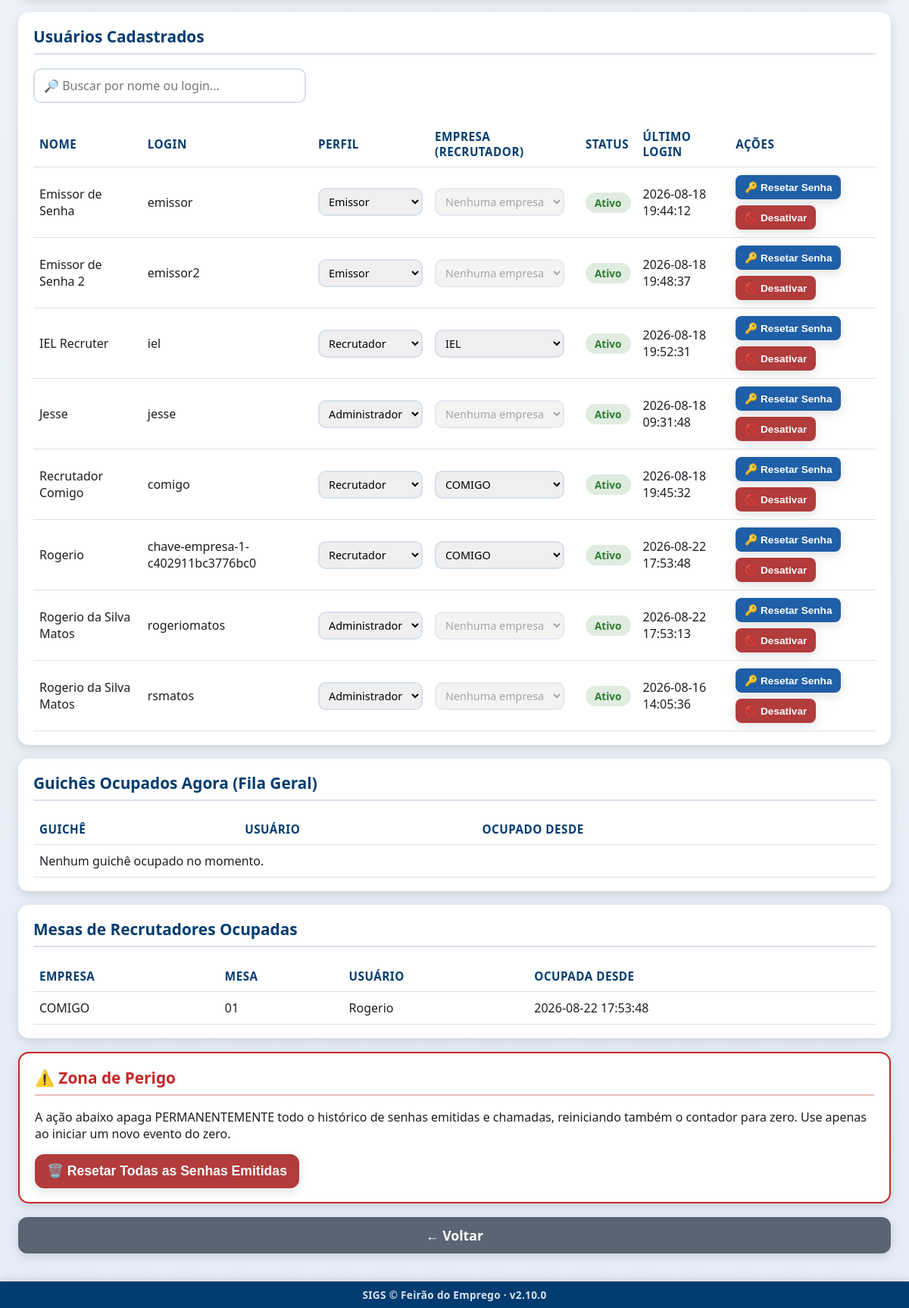
The page /admin/usuarios (signed in, lower part) on the database as committed earlier.
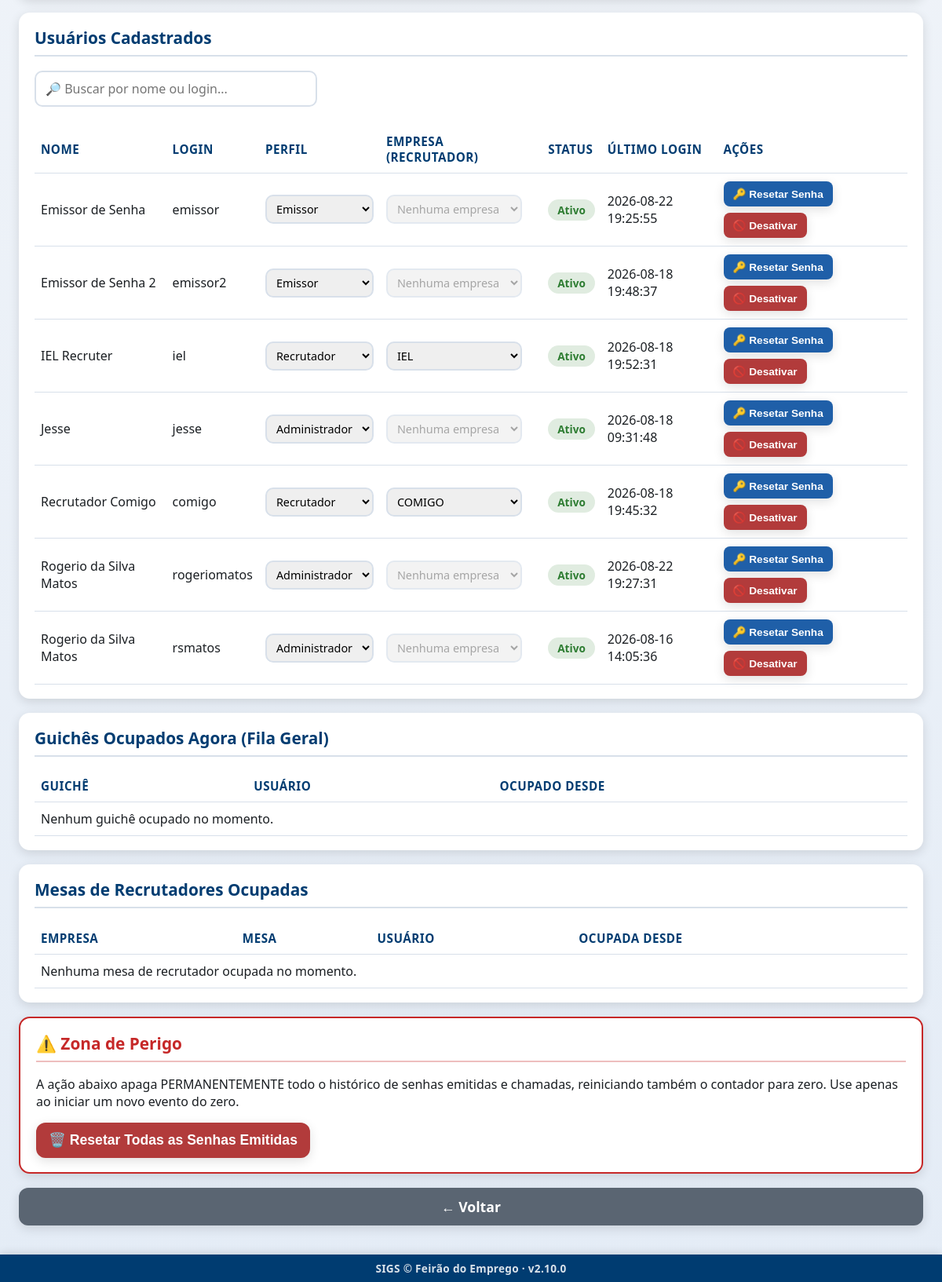
The same page on the database as committed later.
### tables this page shows
CREATE TABLE usuarios (
            id INTEGER PRIMARY KEY AUTOINCREMENT,
            nome_completo TEXT NOT NULL,
            login TEXT NOT NULL UNIQUE,
            senha_hash TEXT NOT NULL,
            perfil TEXT NOT NULL DEFAULT 'atendente',
            ativo INTEGER NOT NULL DEFAULT 1,
            data_criacao TEXT NOT NULL,
            ultimo_login TEXT
        , empresa_id INTEGER REFERENCES empresas (id), provisionado_por_chave INTEGER NOT NULL DEFAULT 0);

CREATE TABLE empresas (
                id INTEGER PRIMARY KEY AUTOINCREMENT,
                nome TEXT NOT NULL UNIQUE,
                ativa INTEGER NOT NULL DEFAULT 1,
                data_criacao TEXT NOT NULL
            , logo_path TEXT, cor_principal TEXT, contador_atual INTEGER NOT NULL DEFAULT 0, emissao_bloqueada_em TEXT, chave_acesso TEXT, fixa INTEGER NOT NULL DEFAULT 0);

CREATE TABLE guiches_empresa_ocupados (
                empresa_id INTEGER NOT NULL,
                guiche INTEGER NOT NULL,
                usuario_id INTEGER NOT NULL,
                usuario_nome TEXT NOT NULL,
                ocupado_desde TEXT NOT NULL,
                PRIMARY KEY (empresa_id, guiche),
                FOREIGN KEY (empresa_id) REFERENCES empresas (id),
                FOREIGN KEY (usuario_id) REFERENCES usuarios (id)
            );

### app.py (the view)
@app.route("/admin/usuarios")
@auth.login_required
@auth.admin_required
def usuarios_tela():
    usuarios = database.listar_usuarios()
    guiches_ocupados = database.listar_guiches_ocupados()
    guiches_empresa_ocupados = database.listar_guiches_empresa_ocupados()
    empresas = database.listar_empresas()
    return render_template(
        "usuarios.html",
        config=config_manager.obter_todas(),
        usuarios=usuarios,
        guiches_ocupados=guiches_ocupados,
        guiches_empresa_ocupados=guiches_empresa_ocupados,
        empresas=empresas,
    )

### app.py (called while the page is built)
@app.context_processor
def injetar_usuario_logado():
    usuario_sessao = auth.usuario_logado()
    identidade_empresa = None
    if usuario_sessao and usuario_sessao.get("perfil") == PerfilUsuario.RECRUTADOR:
        empresa_id = usuario_sessao.get("empresa_id")
        if empresa_id:
            empresa = database.obter_empresa_por_id(empresa_id)
            if empresa and (empresa.logo_path or empresa.cor_principal):
                identidade_empresa = {"logo_path": empresa.logo_path, "cor": empresa.cor_principal}
    return {
        "usuario_logado": usuario_sessao,
        "eh_admin": auth.eh_admin(),
        "sigs_versao": SIGS_VERSAO,
        "identidade_empresa": identidade_empresa,
    }

### auth.py (called while the page is built)
def eh_admin() -> bool:
    return session.get(CHAVE_SESSAO_PERFIL) == PerfilUsuario.ADMIN

### config.py (called while the page is built)
    def _conectar(self) -> sqlite3.Connection:
        conexao = sqlite3.connect(str(DATABASE_PATH), timeout=10, check_same_thread=False)
        conexao.row_factory = sqlite3.Row
        return conexao

### models.py (called while the page is built)
    def to_dict_publico(self) -> dict:
        dados = asdict(self)
        dados.pop("senha_hash", None)
        return dados

    def to_dict(self) -> dict:
        return asdict(self)

### templates/usuarios.html (shortened to what the changed rows need)
{% extends "layout.html" %}
{% block conteudo %}
<div class="pagina pagina-usuarios">
    <main class="conteudo-principal">
        <section class="card">
            <h2>Usuários Cadastrados</h2>
            <table class="tabela-fila">
                <thead>
                    <tr>
                        <th>Nome</th>
                        <th>Login</th>
                        <th>Perfil</th>
                        <th>Empresa (Recrutador)</th>
                        <th>Status</th>
                        <th>Último Login</th>
                        <th>Ações</th>
                    </tr>
                </thead>
                <tbody id="usuarios-corpo">
                    {% for usuario in usuarios %}
                    <tr data-usuario-id="{{ usuario.id }}">
                        <td>{{ usuario.nome_completo }}</td>
                        <td>{{ usuario.login }}</td>
                        <td>
                            <select class="select-perfil" data-usuario-id="{{ usuario.id }}">
                                <option value="emissor" {% if usuario.perfil == 'emissor' %}selected{% endif %}>Emissor</option>
                                {% if usuario.perfil == 'recrutador' %}
                                <option value="recrutador" selected>Recrutador</option>
                                {% endif %}
                                <option value="admin" {% if usuario.perfil == 'admin' %}selected{% endif %}>Administrador</option>
                            </select>
                        </td>
                        <td>
                            <select class="select-empresa-recrutador" data-usuario-id="{{ usuario.id }}"
                                    {{ '' if usuario.perfil == 'recrutador' else 'disabled' }}>
                                <option value="">Nenhuma empresa</option>
                                {% for empresa in empresas %}
                                <option value="{{ empresa.id }}" {% if usuario.empresa_id == empresa.id %}selected{% endif %}>{{ empresa.nome }}</option>
                                {% endfor %}
                            </select>
                        </td>
                        <td>
                            <span class="status-badge-{{ 'ativo' if usuario.ativo else 'inativo' }}">
                                {{ 'Ativo' if usuario.ativo else 'Inativo' }}
                            </span>
                        </td>
                        <td>{{ usuario.ultimo_login or 'Nunca' }}</td>
                        <td class="acoes-usuario">
                            <button class="botao botao-secundario botao-acao-pequeno btn-resetar-senha" data-usuario-id="{{ usuario.id }}">
                                🔑 Resetar Senha
                            </button>
                            <button class="botao {{ 'botao-alerta' if usuario.ativo else 'botao-primario' }} botao-acao-pequeno btn-toggle-status"
                                    data-usuario-id="{{ usuario.id }}" data-ativo="{{ usuario.ativo | lower }}">
                                {{ '🚫 Desativar' if usuario.ativo else '✅ Ativar' }}
                            </button>
                        </td>
                    </tr>
                    {% endfor %}
                </tbody>
            </table>
        </section>
        <section class="card">
            <h2>Guichês Ocupados Agora (Fila Geral)</h2>
            <table class="tabela-fila">
                <thead>
                    <tr>
                        <th>Guichê</th>
                        <th>Usuário</th>
                        <th>Ocupado Desde</th>
                    </tr>
                </thead>
            </table>
        </section>
        <section class="card">
            <h2>Mesas de Recrutadores Ocupadas</h2>
            <table class="tabela-fila">
                <thead>
                    <tr>
                        <th>Empresa</th>
                        <th>Mesa</th>
                        <th>Usuário</th>
                        <th>Ocupada Desde</th>
                    </tr>
                </thead>
                <tbody>
                    {% for ocupacao in guiches_empresa_ocupados %}
                    <tr>
                        <td>{{ ocupacao.empresa_nome }}</td>
                        <td>{{ '%02d' | format(ocupacao.guiche) }}</td>
                        <td>{{ ocupacao.usuario_nome }}</td>
                        <td>{{ ocupacao.ocupado_desde }}</td>
                    </tr>
                    {% else %}
                    <tr><td colspan="4">Nenhuma mesa de recrutador ocupada no momento.</td></tr>
                    {% endfor %}
                </tbody>
            </table>
        </section>
        <section class="card card-zona-perigo">
            <h2>⚠️ Zona de Perigo</h2>
        </section>
    </main>
</div>
{% endblock %}

Rows that differ between the two databases and show on the page:
removed usuarios: nome_completo "Rogerio", login "chave-empresa-1-c402911bc3776bc0", perfil+id "Recrutador", empresa+id+perfil "COMIGO", ativo "Ativo", ultimo_login "2026-08-22 17:53:48", ativo "🚫 Desativar"
removed guiches_empresa_ocupados: empresa_nome "COMIGO", guiche "01", usuario_nome "Rogerio", ocupado_desde "2026-08-22 17:53:48"
changed usuarios "Emissor de Senha": ultimo_login "2026-08-18 19:44:12" → "2026-08-22 19:25:55"
changed usuarios "rogeriomatos": ultimo_login "2026-08-22 17:53:13" → "2026-08-22 19:27:31"
Other text that changed with them:
text now shown: "Nenhuma mesa de recrutador ocupada no momento."
